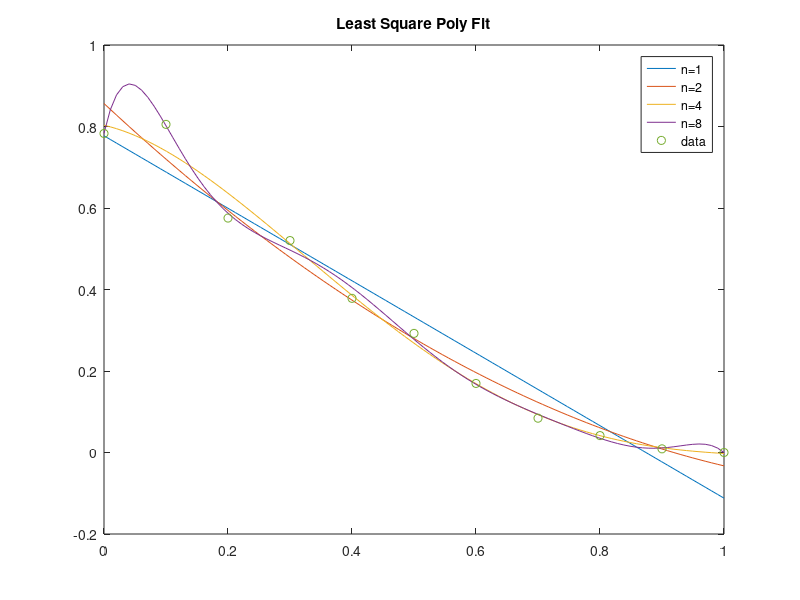

Write MATLAB code to recreate this figure.
x = 0:0.1:1;
y = [0.7829 0.8052 0.5753 0.5201 0.3783 0.2923 0.1695 0.0842 0.0415 0.009 0];

n = [1 2 4 8];
for i=1:1:4
    [p,S] = polyfit(x, y, n(i));

    x1 = linspace(0,1);
    y1 = polyval(p,x1);
    plot(x1, y1); hold on;
end

title('Least Square Poly Fit')
plot(x,y,'o'); legend('n=1', 'n=2', 'n=4', 'n=8', 'data')